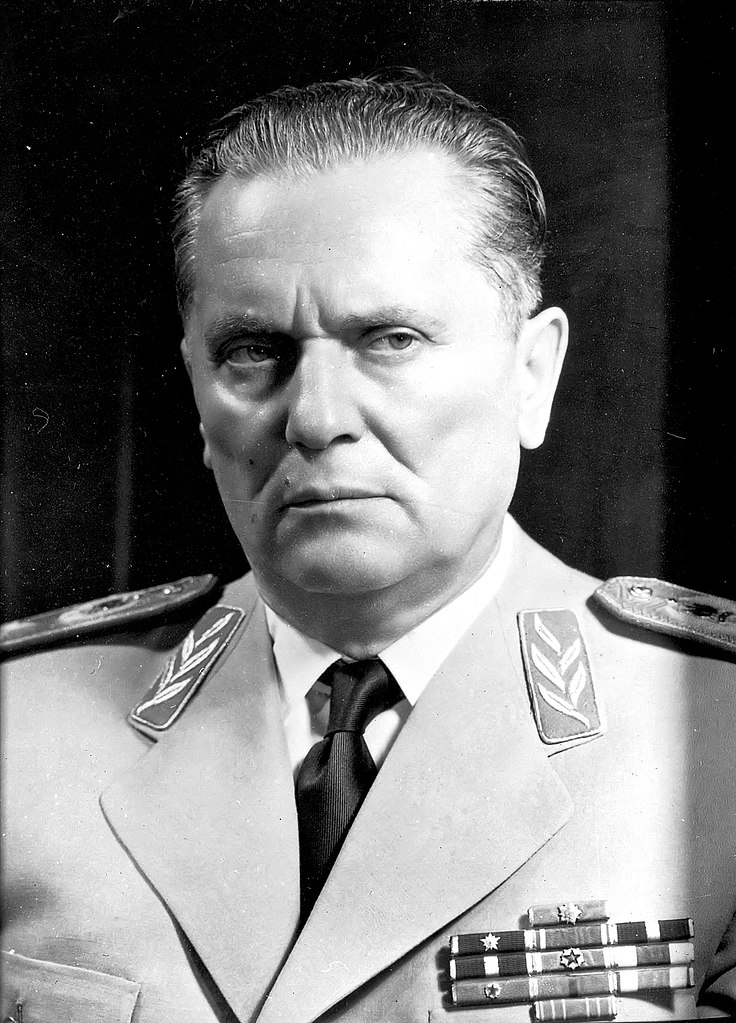
#> input picture media/736px-Josip_Broz_Tito_uniform_portrait.jpg, 736 x 1023 px, found by its file name
$ jupyter execute --allow-errors notebooks.ipynb   (shell and % lines are left out)
#> lines starting #> are read from the running program, lines starting #| are printed output that depends on the picture
# Програма

Описот на целосната постапка е вклучен во Jupyter книгата, па коментари околу кодот во Notebook-от се одлучивме да не вклучуваме.

[cell 1]
import cv2
import dlib
import numpy as np

[cell 2]
def extract_index_nparray(nparray):
    index = None

    for num in nparray[0]:
        index = num
        break

    return index

[cell 3]
img1 = cv2.imread("media/736px-Josip_Broz_Tito_uniform_portrait.jpg")
#> img1 is the input picture: shape (1023, 736, 3); min 0, max 255, mean 118.4
img2 = cv2.imread("media/768px-Queen_Elizabeth_II_of_New_Zealand_(cropped).jpg")
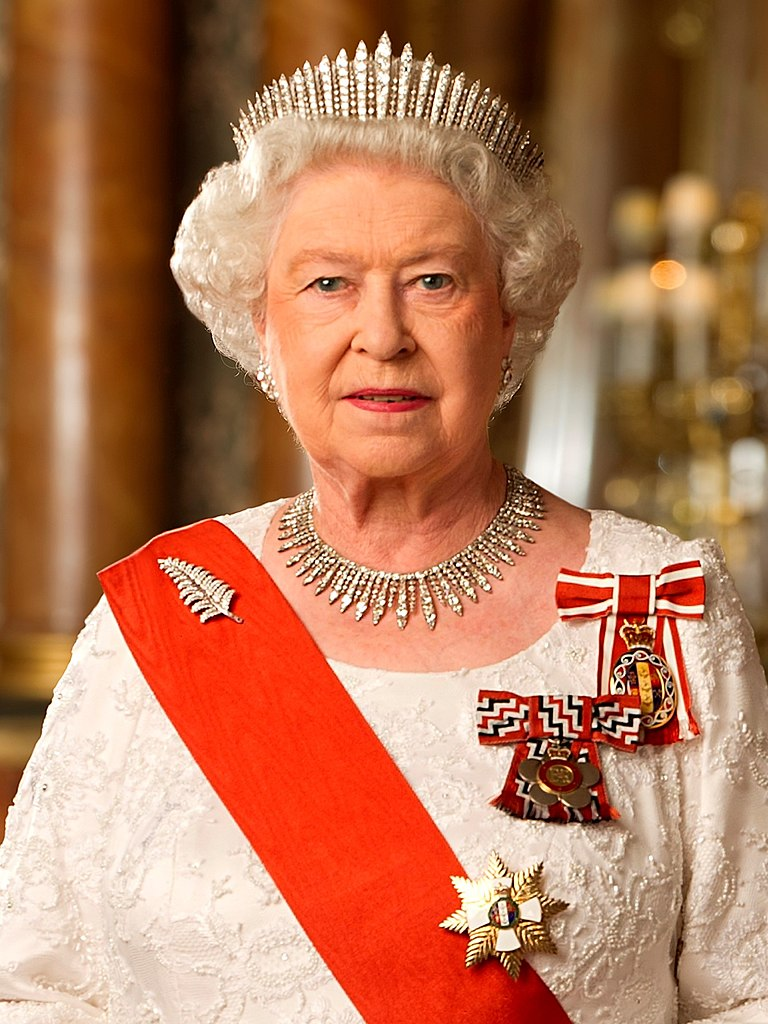
#> input picture media/768px-Queen_Elizabeth_II_of_New_Zealand_(cropped).jpg, 768 x 1024 px, found by its file name
#> img2 is the input picture: shape (1024, 768, 3); mean B, G, R 90.2, 121.5, 181.3

img1_gray = cv2.cvtColor(img1, cv2.COLOR_BGR2GRAY)
img2_gray = cv2.cvtColor(img2, cv2.COLOR_BGR2GRAY)
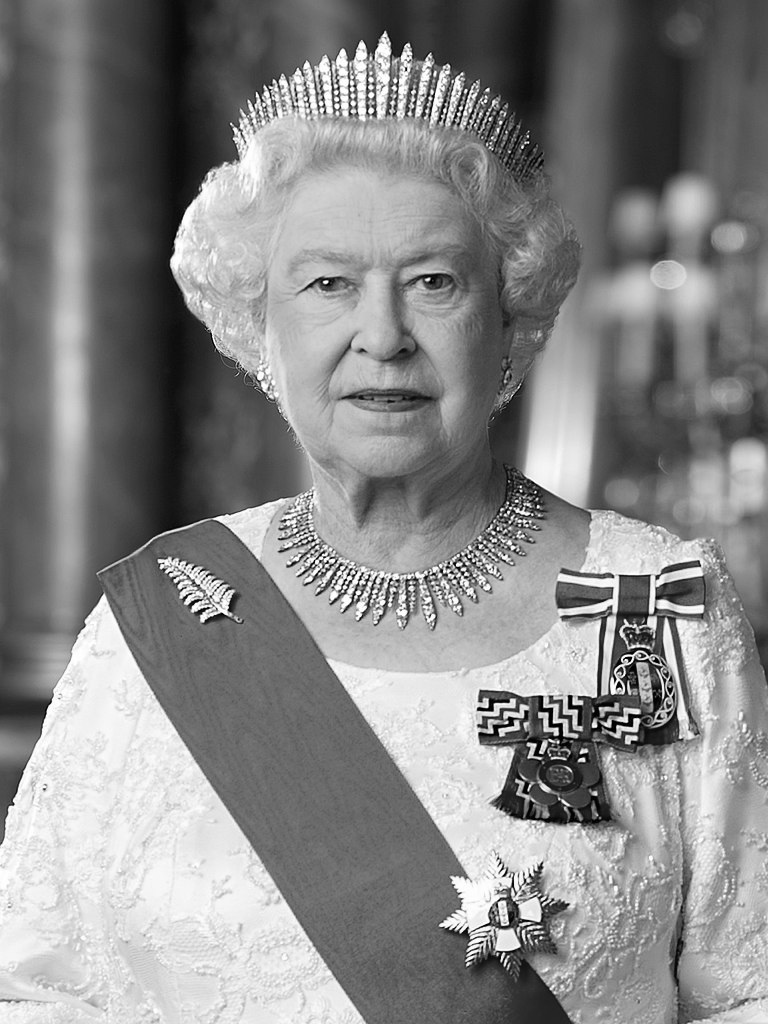
#> img2_gray: shape (1024, 768); min 0, max 255, mean 135.8

mask = np.zeros_like(img1_gray)
